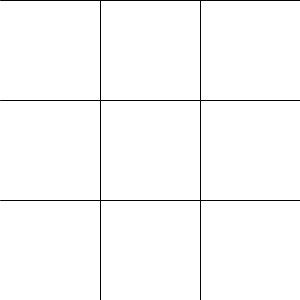
Frame 1 (no input)
Frame 60 (the mouse pressed at the canvas centre just before this capture): identical to frame 1, image omitted
Frame 120 (the mouse held since frame 60 and released just before this capture): identical to frame 1, image omitted

The Processing sketch that drew this single still picture (run headless with seeded random() and noise(); from frame 60 on, the mouse is pressed at the canvas centre):

// Processing sketch: tictactoe
// ── tictactoe.pde
boolean turn, finished;
Integer[][] player1 = new Integer[3][3];
Integer[][] player2 = new Integer[3][3];

void setup() {
  strokeWeight(1);
  size(300, 300);
  background(255);
  stroke(3);
  fill(0);
  line(0, 0, width, 0);
  line(0, 100, width, 100);
  line(0, 200, width, 200);
  line(0, height, width, height);
  line(100, 0, 100, height);
  line(200, 0, 200, height);
  fill(255);
  strokeWeight(2);
  for (int i = 0; i < 3; i+=1) {
    for (int j = 0; j < 3; j+=1) {
      player1[i][j] = 0;
      player2[i][j] = 0;
    }
  }
  finished = false;
  turn = true;
}

void draw() {
  winCondition();
}

void winCondition() {
  stroke(0);
  if (!finished) {
    if ((player1[0][0] == 1 && player1[0][1] == 1 && player1[0][2] == 1) || (player2[0][0] == 1 && player2[0][1] == 1 && player2[0][2] == 2)) {
      line(50, 50, 50, 250);
      gameOver();
      finished = true;
    } else if ((player1[1][0] == 1 && player1[1][1] == 1 && player1[1][2] == 1) || (player2[1][0] == 1 && player2[1][1] == 1 && player2[1][2] == 2)) {
      line(150, 50, 150, 250);
      gameOver();
      finished = true;
    } else if ((player1[2][0] == 1 && player1[2][1] == 1 && player1[2][2] == 1) || (player2[2][0] == 1 && player2[2][1] == 1 && player2[2][2] == 2)) {
      line(250, 50, 250, 250);
      gameOver();
      finished = true;
    } else if ((player1[0][0] == 1 && player1[1][0] == 1 && player1[2][0] == 1) || (player2[0][0] == 1 && player2[1][0] == 1 && player2[2][0] == 2)) {
      line(50, 50, 250, 50);
      gameOver();
      finished = true;
    } else if ((player1[0][1] == 1 && player1[1][1] == 1 && player1[2][1] == 1) || (player2[0][1] == 1 && player2[1][1] == 1 && player2[2][1] == 2)) {
      line(50, 150, 250, 150);
      gameOver();
      finished = true;
    } else if ((player1[0][2] == 1 && player1[1][2] == 1 && player1[2][2] == 1) || (player2[0][2] == 1 && player2[1][2] == 1 && player2[2][2] == 2)) {
      line(50, 250, 250, 250);
      gameOver();
      finished = true;
    } else if ((player1[0][0] == 1 && player1[1][1] == 1 && player1[2][2] == 1) || (player2[0][0] == 1 && player2[1][1] == 1 && player2[2][2] == 2)) {
      line(50, 50, 250, 250);
      gameOver();
      finished = true;
    } else if ((player1[2][0] == 1 && player1[1][1] == 1 && player1[0][2] == 1) || (player2[2][0] == 1 && player2[1][1] == 1 && player2[0][2] == 2)) {
      line(250, 50, 50, 250);
      gameOver();
      finished = true;
    }
  }
}

void gameOver() {
  for (int i = 0; i < 3; i+=1) {
    for (int j = 0; j < 3; j+=1) {
      player1[i][j] = 1;
      player2[i][j] = 1;
    }
  }
}

void mousePressed() {
  if (mouseX > 0 && mouseX < 100) {
    if (mouseY > 0 && mouseY < 100) {
      if (player1[0][0] == 0 && player2[0][0] == 0) {
        if (turn == true) {
          stroke(200, 0, 0);
          line(15, 15, 85, 85);
          line(85, 15, 15, 85);
          player1[0][0] = 1;
        } else {
          stroke(0, 0, 200);
          ellipse(50, 50, 75, 75);
          player2[0][0] = 1;
        }
        turn = !turn;
      }
    } else if (mouseY > 100 && mouseY < 200) {
      if (player1[0][1] == 0 && player2[0][1] == 0) {
        if (turn == true) {
          stroke(200, 0, 0);
          line(15, 115, 85, 185);
          line(85, 115, 15, 185);
          player1[0][1] = 1;
        } else {
          stroke(0, 0, 200);
          ellipse(50, 150, 75, 75);
          player2[0][1] = 1;
        }
        turn = !turn;
      }
    } else {
      if (player1[0][2] == 0 && player2[0][2] == 0) {
        if (turn == true) {
          stroke(200, 0, 0);
          line(15, 215, 85, 285);
          line(85, 215, 15, 285);
          player1[0][2] = 1;
        } else {
          stroke(0, 0, 200);
          ellipse(50, 250, 75, 75);
          player2[0][2] = 1;
        }
        turn = !turn;
      }
    }
  } else if (mouseX > 100 && mouseX < 200) {
    if (mouseY > 0 && mouseY < 100) {
      if (player1[1][0] == 0 && player2[1][0] == 0) {
        if (turn == true) {
          stroke(200, 0, 0);
          line(115, 15, 185, 85);
          line(185, 15, 115, 85);
          player1[1][0] = 1;
        } else {
          stroke(0, 0, 200);
          ellipse(150, 50, 75, 75);
          player2[1][0] = 1;
        }
        turn = !turn;
      }
    } else if (mouseY > 100 && mouseY < 200) {
      if (player1[1][1] == 0 && player2[1][1] == 0) {
        if (turn == true) {
          stroke(200, 0, 0);
          line(115, 115, 185, 185);
          line(185, 115, 115, 185);
          player1[1][1] = 1;
        } else {
          stroke(0, 0, 200);
          ellipse(150, 150, 75, 75);
          player2[1][1] = 1;
        }
        turn = !turn;
      }
    } else {
      if (player1[1][2] == 0 && player2[1][2] == 0) {
        if (turn == true) {
          stroke(200, 0, 0);
          line(115, 215, 185, 285);
          line(185, 215, 115, 285);
          player1[1][2] = 1;
        } else {
          stroke(0, 0, 200);
          ellipse(150, 250, 75, 75);
          player2[1][2] = 1;
        }
        turn = !turn;
      }
    }
  } else {
    if (mouseY > 0 && mouseY < 100) {
      if (player1[2][0] == 0 && player2[2][0] == 0) {
        if (turn == true) {
          stroke(200, 0, 0);
          line(215, 15, 285, 85);
          line(285, 15, 215, 85);
          player1[2][0] = 1;
        } else {
          stroke(0, 0, 200);
          ellipse(250, 50, 75, 75);
          player2[2][0] = 1;
        }
        turn = !turn;
      }
    } else if (mouseY > 100 && mouseY < 200) {
      if (player1[2][1] == 0 && player2[2][1] == 0) {
        if (turn == true) {
          stroke(200, 0, 0);
          line(215, 115, 285, 185);
          line(285, 115, 215, 185);
          player1[2][1] = 1;
        } else {
          stroke(0, 0, 200);
          ellipse(250, 150, 75, 75);
          player2[2][1] = 1;
        }
        turn = !turn;
      }
    } else {
      if (player1[2][2] == 0 && player2[2][2] == 0) {
        if (turn == true) {
          stroke(200, 0, 0);
          line(215, 215, 285, 285);
          line(285, 215, 215, 285);
          player1[2][2] = 1;
        } else {
          stroke(0, 0, 200);
          ellipse(250, 250, 75, 75);
          player2[2][2] = 1;
        }
        turn = !turn;
      }
    }
  }
}

void keyPressed() {
  setup();
}
